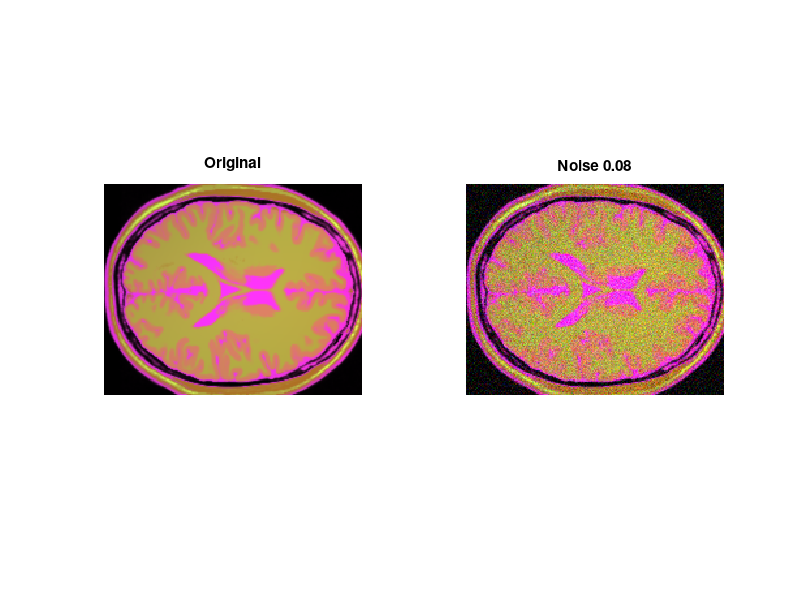

The MATLAB script that drew this image: (Note: this script raises an error after producing the figure.)
clear all; close all
addpath(genpath('..'));

load T1_T2_PD.mat;
img = zeros([size(pd), 3]);
img(:,:,1) = pd;
img(:,:,2) = t1;
img(:,:,3) = t2;

% % Image
I = img;
I = uint8(I*255);
subplot(1,2,1); imshow(I); title('Original');

% Add noise
I = imnoise(I,'gaussian',0,0.008);
subplot(1,2,2); imshow(I); title(['Noise ' num2str(0.08)]);

saveas(gcf,'results/brain_bnlm.png')

% Execute BNLM
figure;
n_plots = 1;
time = zeros(4,1);
results=zeros([4 size(I)]);

% parameters BNLM
M = 5; a = 1;
alpha = 1; n = 2;
% for d=2:5
    for h=1:29:100
        tic;
        result=bnlm(I, alpha, M, n, h, a);
        time(n_plots) = toc;
        
        results(n_plots,:,:,:) = result;
        subplot(2,2,n_plots); imshow(result); title(['h = ' num2str(h)]);% ' d = ' num2str(d)]);
        n_plots = n_plots + 1 ;
    end
% end

fprintf("BNLM-filter took %.4f sec\n", mean(time))
saveas(gcf,'results/brain_results_dh_bnlm.png')

% store environment
filename = 'env/brain_bnlm.mat';
save(filename)
